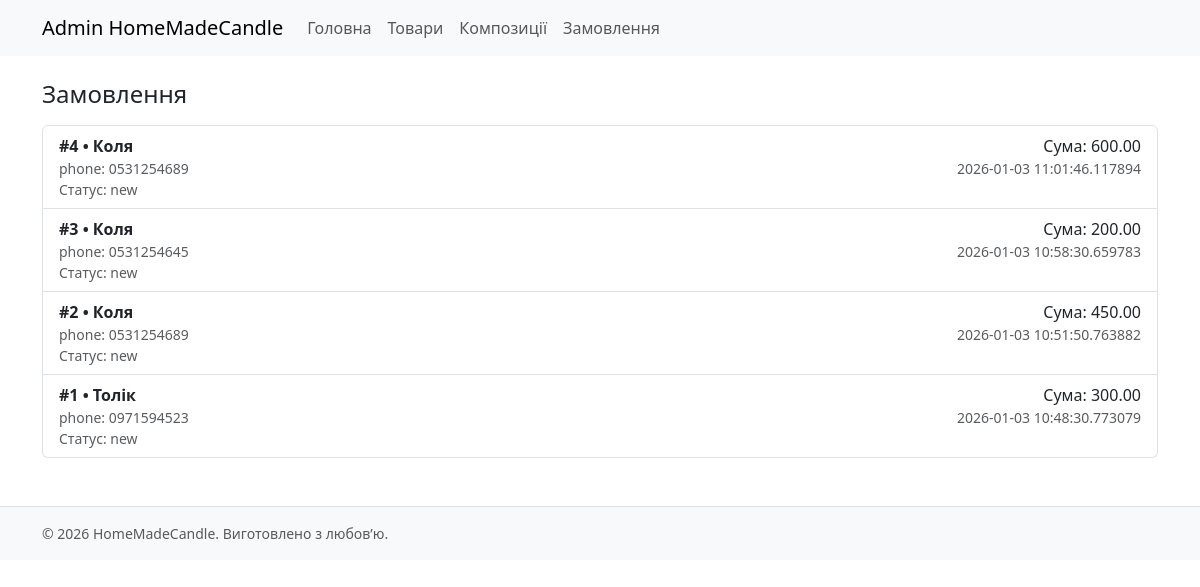
Page /admin/orders (signed in) on the earlier database version.
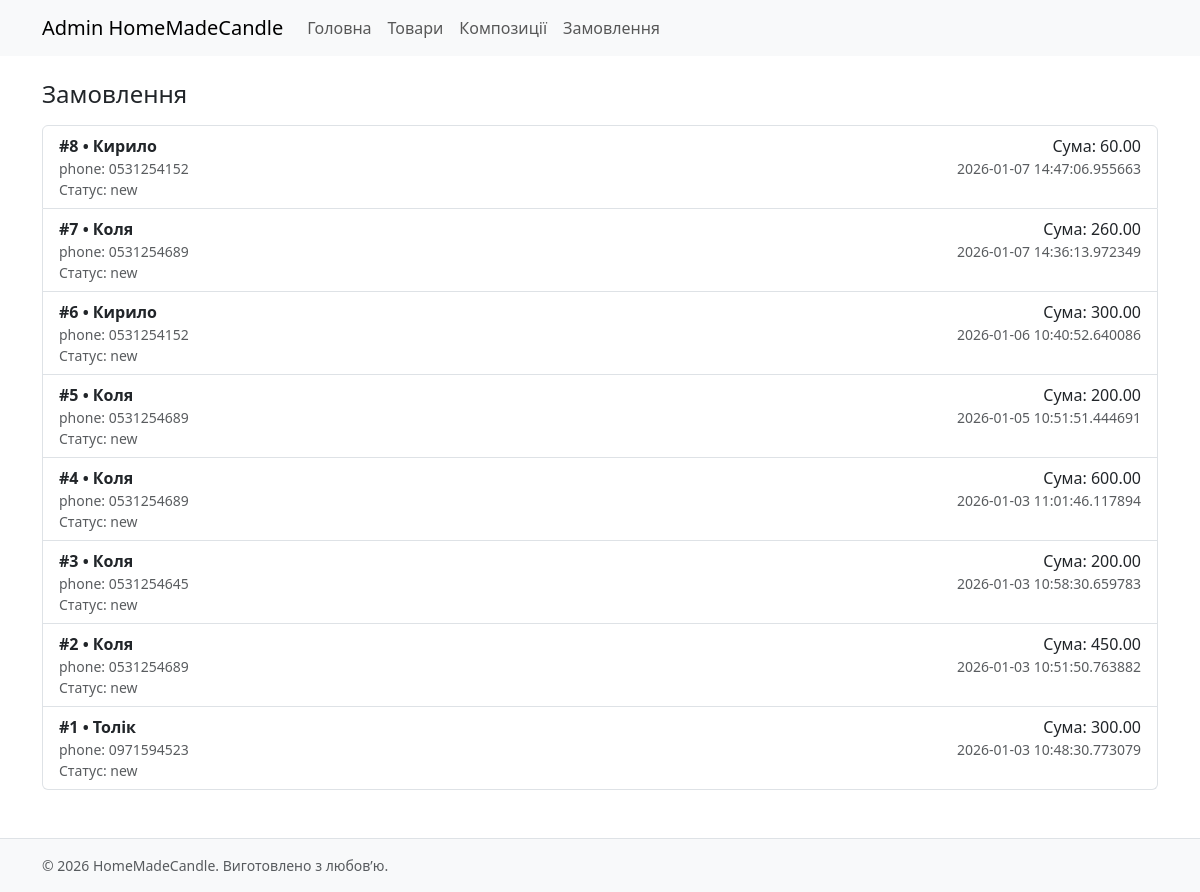
Same page on the later database version.
### models.py (models this page shows)
class Order(db.Model):
    id = db.Column(db.Integer, primary_key=True)
    customer_name = db.Column(db.String(120))
    phone = db.Column(db.String(32))
    contact_method = db.Column(db.String(32))  # "phone", "viber", "telegram"
    address = db.Column(db.String(255))
    comment = db.Column(db.Text)
    total_amount = db.Column(db.Float, default=0.0)
    status = db.Column(db.String(32), default="new")
    created_at = db.Column(db.DateTime, default=datetime.utcnow)
    items = db.relationship("OrderItem", backref="order", cascade="all, delete-orphan")

### blueprints/admin/routes.py (the view)
@bp.route("/orders")
@login_required
def order_list():
    orders = Order.query.order_by(Order.created_at.desc()).all()
    return render_template("admin/order_list.html", orders=orders)

### blueprints/admin/routes.py (called while the page is built)
@login_manager.user_loader
def load_user(user_id):
    return User.query.get(int(user_id))

### templates/admin/order_list.html
{% extends "base.html" %}
{% block content %}
<div class="container">
  <h1 class="h4 mb-3">Замовлення</h1>
  <div class="list-group">
    {% for o in orders %}
      <div class="list-group-item">
        <div class="d-flex justify-content-between">
          <div>
            <div class="fw-semibold">#{{ o.id }} • {{ o.customer_name }}</div>
            <div class="small text-muted">{{ o.contact_method }}: {{ o.phone }}</div>
            <div class="small text-muted">Статус: {{ o.status }}</div>
          </div>
          <div class="text-end">
            <div>Сума: {{ "%.2f"|format(o.total_amount) }}</div>
            <div class="small text-muted">{{ o.created_at }}</div>
          </div>
        </div>
      </div>
    {% else %}
      <p>Поки немає замовлень.</p>
    {% endfor %}
  </div>
</div>
{% endblock %}

### templates/base.html (shortened to what this page needs)
<!doctype html>
<html lang="uk">
<head>
  <link href="https://cdn.jsdelivr.net/npm/bootstrap@5.3.2/dist/css/bootstrap.min.css" rel="stylesheet">
  <link href="{{ url_for('static', filename='css/main.css') }}" rel="stylesheet">
</head>
<body>
  {% include 'partials/header.html' %}
  <main class="py-4">
    {% block content %}{% endblock %}
  </main>
  {% include 'partials/footer.html' %}
</body>
</html>

### templates/partials/header.html (shortened to what this page needs)
<nav class="navbar navbar-expand-md navbar-light bg-light">
  <div class="container">
    {% if request.blueprint == "public" %}
      <button class="navbar-toggler" type="button" data-bs-toggle="collapse" data-bs-target="#mainNavPublic">
        <span class="navbar-toggler-icon"></span>
      </button>
      <a class="navbar-brand" href="{{ url_for('public.index') }}">Shop HomeMadeCandle</a>
      <div id="mainNavPublic" class="collapse navbar-collapse">
        <ul class="navbar-nav me-auto mb-2 mb-md-0">
          <li class="nav-item"><a class="nav-link" href="{{ url_for('public.index') }}">Головна</a></li>
          <li class="nav-item"><a class="nav-link" href="{{ url_for('public.catalog') }}">Каталог</a></li>
          <li class="nav-item"><a class="nav-link" href="{{ url_for('public.compositions') }}">Композиції</a></li>
          <li class="nav-item"><a class="nav-link" href="{{ url_for('public.faq') }}">FAQ</a></li>
          <li class="nav-item"><a class="nav-link" href="{{ url_for('shop.cart') }}">Кошик</a></li>
        </ul>
      </div>
    {% elif request.blueprint == "admin" %}
      <a class="navbar-brand" href="{{ url_for('public.index') }}">Admin HomeMadeCandle</a>
      <div id="mainNavAdmin" class="collapse navbar-collapse">
        <ul class="navbar-nav me-auto mb-2 mb-md-0">
          <li class="nav-item"><a class="nav-link" href="{{ url_for('admin.admin_index') }}">Головна</a></li>
          <li class="nav-item"><a class="nav-link" href="{{ url_for('admin.product_list') }}">Товари</a></li>
          <li class="nav-item"><a class="nav-link" href="{{ url_for('admin.composition_list') }}">Композиції</a></li>
          <li class="nav-item"><a class="nav-link" href="{{ url_for('admin.order_list') }}">Замовлення</a></li>
        </ul>
      </div>
    {% endif %}
  </div>
</nav>

### templates/partials/footer.html
<footer class="bg-light border-top py-3 mt-4">
  <div class="container text-muted small">
    © {{ 2026 }} HomeMadeCandle. Виготовлено з любов’ю.
  </div>
</footer>

### static/css/main.css (style rules this page uses)
body { font-family: system-ui, -apple-system, Segoe UI, Roboto, sans-serif; }

Differences in the rows shown:
added Order: id "8", customer_name "Кирило", contact_method "phone", phone "0531254152", status "new", total_amount "60.00", created_at "2026-01-07 14:47:06.955663"
added Order: id "7", customer_name "Коля", contact_method "phone", phone "0531254689", status "new", total_amount "260.00", created_at "2026-01-07 14:36:13.972349"
added Order: id "6", customer_name "Кирило", contact_method "phone", phone "0531254152", status "new", total_amount "300.00", created_at "2026-01-06 10:40:52.640086"
added Order: id "5", customer_name "Коля", contact_method "phone", phone "0531254689", status "new", total_amount "200.00", created_at "2026-01-05 10:51:51.444691"
